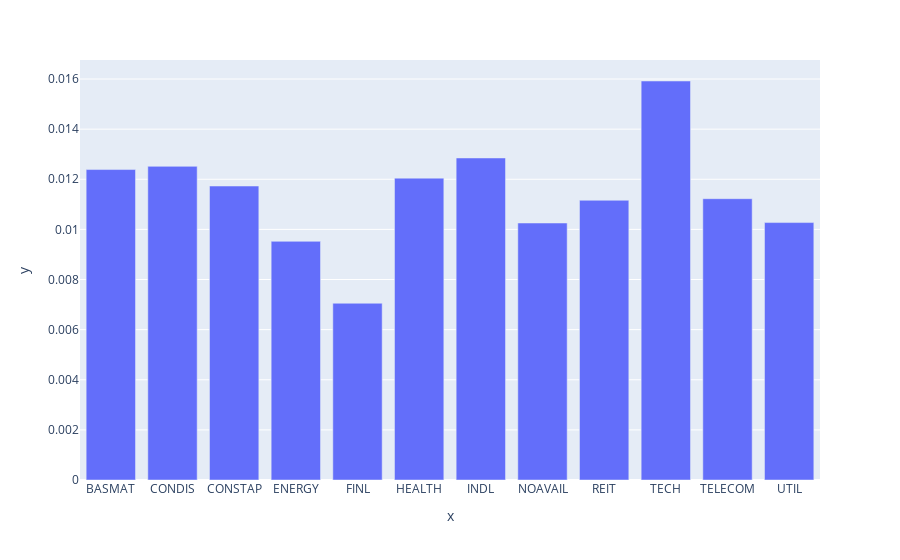

Here is the notebook cell this chart was saved with:
### Code cell
Industry_group=merged.groupby("ICBIndustry").mean()["MthRet"]
px.bar(x=Industry_group.index, y=Industry_group.values)

### Figure 1 — Plotly figure (JSON) as saved in the notebook; plotly's stock layout.template omitted (floating-point values rounded to 4 significant figures)
{"data": [{"alignmentgroup": "True", "hovertemplate": "x=%{x}<br>y=%{y}<extra></extra>", "legendgroup": "", "marker": {"color": "#636efa", "pattern": {"shape": ""}}, "name": "", "offsetgroup": "", "orientation": "v", "showlegend": false, "textposition": "auto", "type": "bar", "x": ["BASMAT", "CONDIS", "CONSTAP", "ENERGY", "FINL", "HEALTH", "INDL", "NOAVAIL", "REIT", "TECH", "TELECOM", "UTIL"], "xaxis": "x", "y": [0.01239, 0.01252, 0.01173, 0.009524, 0.007053, 0.01205, 0.01285, 0.01025, 0.01116, 0.01592, 0.01123, 0.01027], "yaxis": "y"}], "layout": {"barmode": "relative", "legend": {"tracegroupgap": 0}, "margin": {"t": 60}, "xaxis": {"anchor": "y", "domain": [0, 1], "title": {"text": "x"}}, "yaxis": {"anchor": "x", "domain": [0, 1], "title": {"text": "y"}}}}
